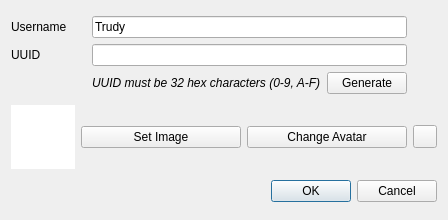
<?xml version="1.0" encoding="UTF-8"?>
<ui version="4.0">
 <class>NewUserDialog</class>
 <widget class="QDialog" name="NewUserDialog">
  <property name="geometry">
   <rect>
    <x>0</x>
    <y>0</y>
    <width>448</width>
    <height>220</height>
   </rect>
  </property>
  <property name="windowTitle">
   <string>New User</string>
  </property>
  <layout class="QGridLayout" name="gridLayout_2">
   <item row="2" column="1" colspan="3">
    <widget class="QDialogButtonBox" name="buttonBox">
     <property name="orientation">
      <enum>Qt::Orientation::Horizontal</enum>
     </property>
     <property name="standardButtons">
      <set>QDialogButtonBox::StandardButton::Cancel|QDialogButtonBox::StandardButton::Ok</set>
     </property>
    </widget>
   </item>
   <item row="1" column="2">
    <widget class="QPushButton" name="setAvatar">
     <property name="text">
      <string>Change Avatar</string>
     </property>
    </widget>
   </item>
   <item row="1" column="1">
    <widget class="QPushButton" name="selectImage">
     <property name="text">
      <string>Set Image</string>
     </property>
    </widget>
   </item>
   <item row="1" column="3">
    <widget class="QToolButton" name="revert">
     <property name="text">
      <string/>
     </property>
    </widget>
   </item>
   <item row="0" column="0" colspan="4">
    <layout class="QGridLayout" name="gridLayout">
     <item row="1" column="0">
      <widget class="QLabel" name="label">
       <property name="text">
        <string>UUID</string>
       </property>
      </widget>
     </item>
     <item row="0" column="1" colspan="2">
      <widget class="QLineEdit" name="username">
       <property name="text">
        <string>Trudy</string>
       </property>
      </widget>
     </item>
     <item row="1" column="1" colspan="2">
      <widget class="QLineEdit" name="uuid"/>
     </item>
     <item row="0" column="0">
      <widget class="QLabel" name="label_2">
       <property name="text">
        <string>Username</string>
       </property>
      </widget>
     </item>
     <item row="2" column="1">
      <widget class="QLabel" name="label_3">
       <property name="font">
        <font>
         <italic>true</italic>
        </font>
       </property>
       <property name="text">
        <string>UUID must be 32 hex characters (0-9, A-F)</string>
       </property>
      </widget>
     </item>
     <item row="2" column="2">
      <widget class="QPushButton" name="generate">
       <property name="text">
        <string>Generate</string>
       </property>
      </widget>
     </item>
     <item row="1" column="3">
      <widget class="QLabel" name="uuidVerified">
       <property name="sizePolicy">
        <sizepolicy hsizetype="Fixed" vsizetype="Preferred">
         <horstretch>0</horstretch>
         <verstretch>0</verstretch>
        </sizepolicy>
       </property>
       <property name="minimumSize">
        <size>
         <width>24</width>
         <height>0</height>
        </size>
       </property>
      </widget>
     </item>
     <item row="0" column="3">
      <widget class="QLabel" name="usernameVerified">
       <property name="text">
        <string/>
       </property>
      </widget>
     </item>
    </layout>
   </item>
   <item row="1" column="0">
    <widget class="QGraphicsView" name="image">
     <property name="sizePolicy">
      <sizepolicy hsizetype="Expanding" vsizetype="Expanding">
       <horstretch>0</horstretch>
       <verstretch>0</verstretch>
      </sizepolicy>
     </property>
     <property name="minimumSize">
      <size>
       <width>64</width>
       <height>64</height>
      </size>
     </property>
     <property name="maximumSize">
      <size>
       <width>64</width>
       <height>64</height>
      </size>
     </property>
     <property name="frameShape">
      <enum>QFrame::Shape::NoFrame</enum>
     </property>
     <property name="frameShadow">
      <enum>QFrame::Shadow::Plain</enum>
     </property>
     <property name="verticalScrollBarPolicy">
      <enum>Qt::ScrollBarPolicy::ScrollBarAlwaysOff</enum>
     </property>
     <property name="horizontalScrollBarPolicy">
      <enum>Qt::ScrollBarPolicy::ScrollBarAlwaysOff</enum>
     </property>
     <property name="interactive">
      <bool>false</bool>
     </property>
    </widget>
   </item>
  </layout>
 </widget>
 <resources/>
 <connections>
  <connection>
   <sender>buttonBox</sender>
   <signal>accepted()</signal>
   <receiver>NewUserDialog</receiver>
   <slot>accept()</slot>
   <hints>
    <hint type="sourcelabel">
     <x>248</x>
     <y>254</y>
    </hint>
    <hint type="destinationlabel">
     <x>157</x>
     <y>274</y>
    </hint>
   </hints>
  </connection>
  <connection>
   <sender>buttonBox</sender>
   <signal>rejected()</signal>
   <receiver>NewUserDialog</receiver>
   <slot>reject()</slot>
   <hints>
    <hint type="sourcelabel">
     <x>316</x>
     <y>260</y>
    </hint>
    <hint type="destinationlabel">
     <x>286</x>
     <y>274</y>
    </hint>
   </hints>
  </connection>
 </connections>
</ui>
